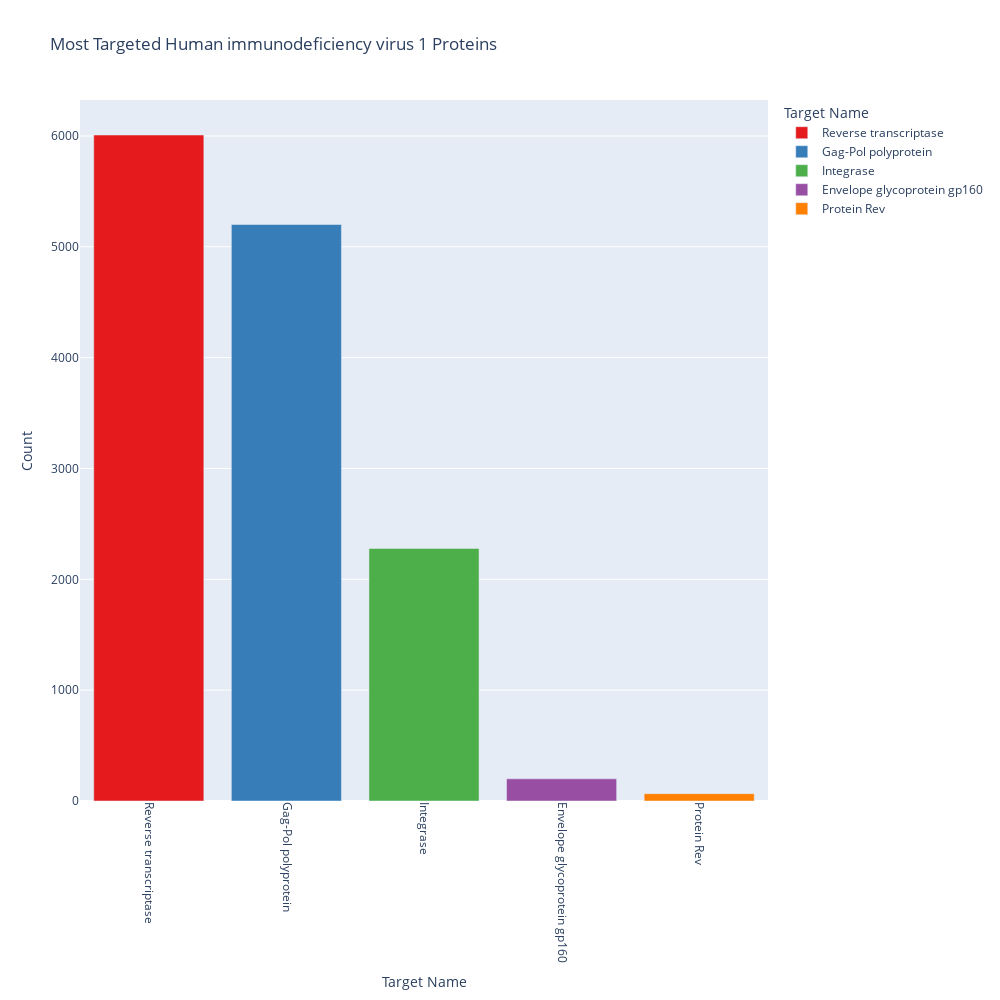

The notebook cell this image was saved under:
### Code cell
evaluation_utils.plot_most_targeted_proteins_plotly(hiv_condensed)

### Figure 1 — Plotly figure (JSON) as saved in the notebook; plotly's stock layout.template omitted (floating-point values rounded to 4 significant figures)
{"data": [{"alignmentgroup": "True", "hovertemplate": "Target Name=%{x}<br>Count=%{y}<extra></extra>", "legendgroup": "Reverse transcriptase", "marker": {"color": "rgb(228,26,28)", "pattern": {"shape": ""}}, "name": "Reverse transcriptase", "offsetgroup": "Reverse transcriptase", "orientation": "v", "showlegend": true, "textposition": "auto", "type": "bar", "x": ["Reverse transcriptase"], "xaxis": "x", "y": [6008], "yaxis": "y"}, {"alignmentgroup": "True", "hovertemplate": "Target Name=%{x}<br>Count=%{y}<extra></extra>", "legendgroup": "Gag-Pol polyprotein", "marker": {"color": "rgb(55,126,184)", "pattern": {"shape": ""}}, "name": "Gag-Pol polyprotein", "offsetgroup": "Gag-Pol polyprotein", "orientation": "v", "showlegend": true, "textposition": "auto", "type": "bar", "x": ["Gag-Pol polyprotein"], "xaxis": "x", "y": [5201], "yaxis": "y"}, {"alignmentgroup": "True", "hovertemplate": "Target Name=%{x}<br>Count=%{y}<extra></extra>", "legendgroup": "Integrase", "marker": {"color": "rgb(77,175,74)", "pattern": {"shape": ""}}, "name": "Integrase", "offsetgroup": "Integrase", "orientation": "v", "showlegend": true, "textposition": "auto", "type": "bar", "x": ["Integrase"], "xaxis": "x", "y": [2279], "yaxis": "y"}, {"alignmentgroup": "True", "hovertemplate": "Target Name=%{x}<br>Count=%{y}<extra></extra>", "legendgroup": "Envelope glycoprotein gp160", "marker": {"color": "rgb(152,78,163)", "pattern": {"shape": ""}}, "name": "Envelope glycoprotein gp160", "offsetgroup": "Envelope glycoprotein gp160", "orientation": "v", "showlegend": true, "textposition": "auto", "type": "bar", "x": ["Envelope glycoprotein gp160"], "xaxis": "x", "y": [200], "yaxis": "y"}, {"alignmentgroup": "True", "hovertemplate": "Target Name=%{x}<br>Count=%{y}<extra></extra>", "legendgroup": "Protein Rev", "marker": {"color": "rgb(255,127,0)", "pattern": {"shape": ""}}, "name": "Protein Rev", "offsetgroup": "Protein Rev", "orientation": "v", "showlegend": true, "textposition": "auto", "type": "bar", "x": ["Protein Rev"], "xaxis": "x", "y": [66], "yaxis": "y"}], "layout": {"barmode": "relative", "height": 1000, "legend": {"title": {"text": "Target Name"}, "tracegroupgap": 0}, "title": {"text": "Most Targeted Human immunodeficiency virus 1 Proteins"}, "width": 1000, "xaxis": {"anchor": "y", "categoryarray": ["Reverse transcriptase", "Gag-Pol polyprotein", "Integrase", "Envelope glycoprotein gp160", "Protein Rev"], "categoryorder": "array", "domain": [0, 1], "tickangle": 90, "title": {"text": "Target Name"}}, "yaxis": {"anchor": "x", "domain": [0, 1], "title": {"text": "Count"}}}}
